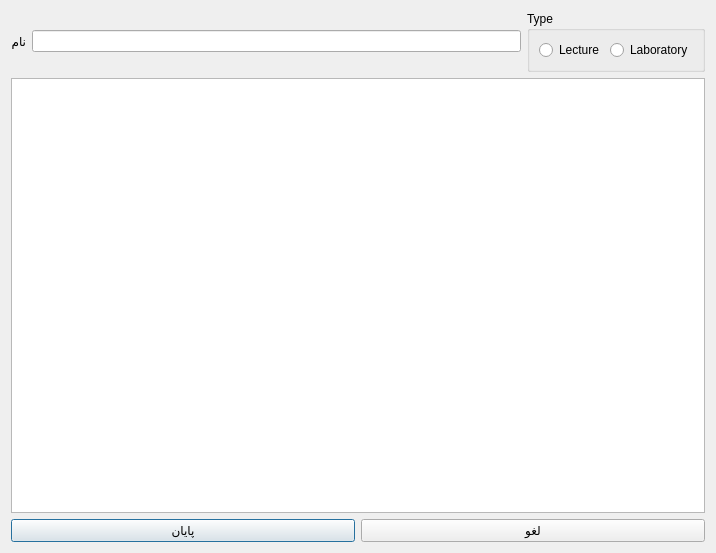
<?xml version="1.0" encoding="UTF-8"?>
<ui version="4.0">
 <class>Dialog</class>
 <widget class="QDialog" name="Dialog">
  <property name="geometry">
   <rect>
    <x>0</x>
    <y>0</y>
    <width>716</width>
    <height>553</height>
   </rect>
  </property>
  <property name="minimumSize">
   <size>
    <width>716</width>
    <height>553</height>
   </size>
  </property>
  <property name="maximumSize">
   <size>
    <width>716</width>
    <height>553</height>
   </size>
  </property>
  <property name="windowTitle">
   <string>اتاق</string>
  </property>
  <layout class="QVBoxLayout" name="verticalLayout">
   <item>
    <layout class="QGridLayout" name="gridLayout">
     <property name="sizeConstraint">
      <enum>QLayout::SetMinimumSize</enum>
     </property>
     <item row="0" column="0">
      <widget class="QLabel" name="lblName">
       <property name="text">
        <string>نام</string>
       </property>
      </widget>
     </item>
     <item row="0" column="1">
      <widget class="QLineEdit" name="lineEditName"/>
     </item>
     <item row="0" column="2">
      <widget class="QGroupBox" name="groupBox">
       <property name="title">
        <string>Type</string>
       </property>
       <layout class="QHBoxLayout" name="horizontalLayout_2">
        <item>
         <widget class="QRadioButton" name="radioLec">
          <property name="text">
           <string>Lecture</string>
          </property>
         </widget>
        </item>
        <item>
         <widget class="QRadioButton" name="radioLab">
          <property name="text">
           <string>Laboratory</string>
          </property>
         </widget>
        </item>
       </layout>
      </widget>
     </item>
    </layout>
   </item>
   <item>
    <widget class="QTableView" name="tableSchedule"/>
   </item>
   <item>
    <layout class="QHBoxLayout" name="horizontalLayout">
     <item>
      <widget class="QPushButton" name="btnFinish">
       <property name="text">
        <string>پایان</string>
       </property>
      </widget>
     </item>
     <item>
      <widget class="QPushButton" name="btnCancel">
       <property name="text">
        <string>لغو</string>
       </property>
      </widget>
     </item>
    </layout>
   </item>
  </layout>
 </widget>
 <resources/>
 <connections/>
</ui>
